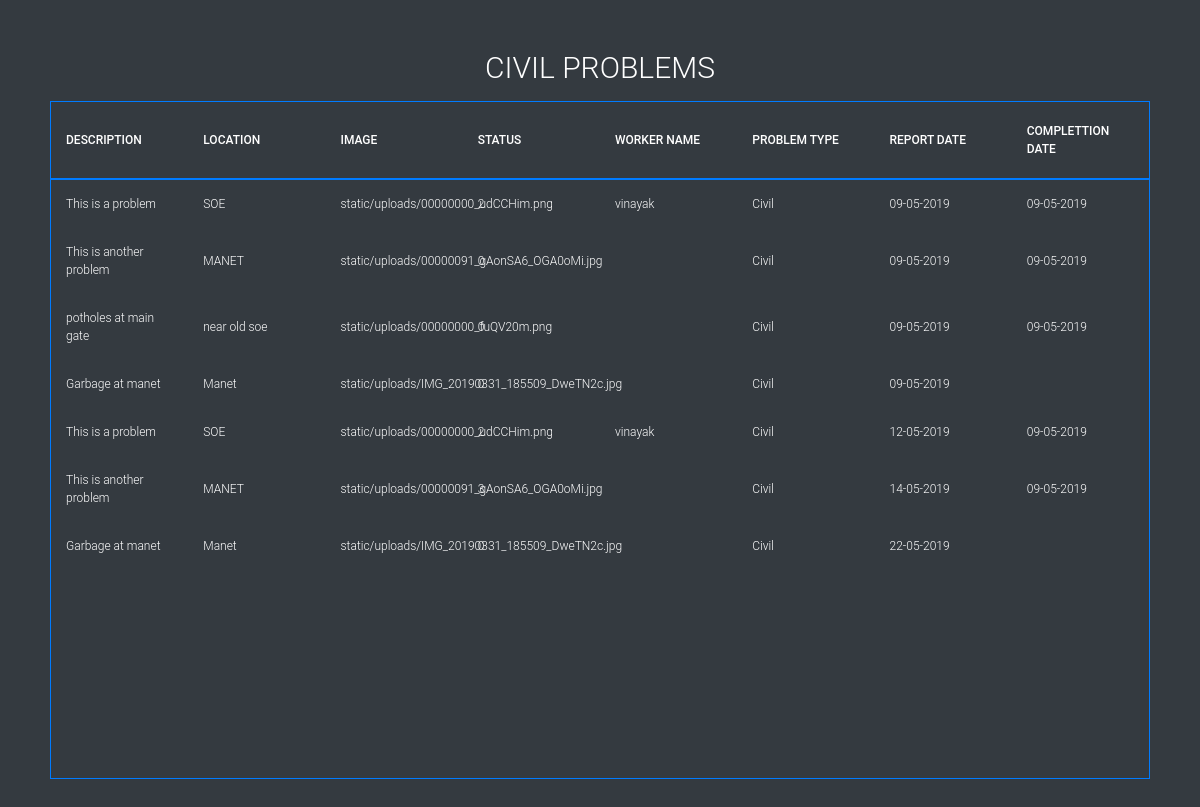
The app's page /civil_table/ with its own data.
### mini/models.py (models this page shows)
class ALL_PROBLEMS1(models.Model):
    problem_id = models.AutoField(primary_key=True)
    description = models.CharField(max_length=1000)
    location = models.CharField(max_length = 1000)
    image=models.ImageField(upload_to='static/uploads/')
    status=models.CharField(max_length=100)
    worker_name = models.CharField(max_length=100)
    problem_type = models.CharField(max_length=20)
    report_date = models.CharField(max_length=100)
    completion_date = models.CharField(max_length=100)

### mini/views.py (the view)
# urls.py: path('civil_table/',views.civil_table,name="civil_table"),
def civil_table(request):
    context={}
    temp=ALL_PROBLEMS1.objects.filter(problem_type="Civil")
    context["civil_data"]=temp
    return render(request,"civil_table.html",context)

### templates/civil_table.html (shortened to what this page needs)
{% load static from staticfiles %}
<!DOCTYPE html>
<html >
<head>
  <link rel="stylesheet" href="https://cdnjs.cloudflare.com/ajax/libs/meyer-reset/2.0/reset.min.css">
<link rel="stylesheet" href="https://stackpath.bootstrapcdn.com/bootstrap/4.3.1/css/bootstrap.min.css">
      <link rel="stylesheet" href="{% static 'css/style.css' %}">
</head>
<body class="bg-dark">
  <section>
  <h1>civil Problems</h1>
  <div class="tbl-header border border-primary">
    <table cellpadding="0" cellspacing="0" border="0" >
      <thead>
        <tr>
          <th>Description</th>
          <th>Location</th>
          <th>Image</th>
          <th>Status</th>
          <th>Worker Name</th>
          <th>Problem Type</th>
          <th>Report Date</th>
          <th>Complettion Date</th>
        </tr>
      </thead>
    </table>
  </div>
  <div class="tbl-content border border-primary">
    <table cellpadding="0" cellspacing="0" border="0">
      <tbody>
          {% for i in civil_data %}
        <tr>
          <td>{{i.description}}</td>
          <td>{{i.location}}</td>
          <td>{{i.image}}</td>
          <td>{{i.status}}</td>
          <td>{{i.worker_name}}</td>
          <td>{{i.problem_type}}</td>
          <td>{{i.report_date}}</td>
          <td>{{i.completion_date}}</td>
        </tr>
        {% endfor %}
      </tbody>
    </table>
  </div>
</section>
</body>
</html>

### static/css/style.css (style rules this page uses)
h1 { font-size: 30px; color: #fff; text-transform: uppercase; font-weight: 300; text-align: center; margin-bottom: 15px; }
table { width:100%; table-layout: fixed; }
.tbl-content { height:600px; overflow-x:auto; margin-top: 0px; }
th { padding: 20px 15px; text-align: left; font-weight: 500; font-size: 12px; color: #fff; text-transform: uppercase; }
td { padding: 15px; text-align: left; vertical-align:middle; font-weight: 300; font-size: 12px; color: #fff; }
body { background: black; font-family: 'Roboto', sans-serif; }
section { margin: 50px; }

### records on screen
ALL_PROBLEMS1: description "This is a problem", location "SOE", image "static/uploads/00000000_udCCHim.png", status "2", worker_name "vinayak", problem_type "Civil", report_date "09-05-2019", completion_date "09-05-2019"
ALL_PROBLEMS1: description "This is another problem", location "MANET", image "static/uploads/00000091_gAonSA6_OGA0oMi.jpg", status "0", problem_type "Civil", report_date "09-05-2019", completion_date "09-05-2019"
ALL_PROBLEMS1: description "potholes at main gate", location "near old soe", image "static/uploads/00000000_fuQV20m.png", status "0", problem_type "Civil", report_date "09-05-2019", completion_date "09-05-2019"
ALL_PROBLEMS1: description "Garbage at manet", location "Manet", image "static/uploads/IMG_20190331_185509_DweTN2c.jpg", status "0", problem_type "Civil", report_date "09-05-2019"
ALL_PROBLEMS1: description "This is a problem", location "SOE", image "static/uploads/00000000_udCCHim.png", status "2", worker_name "vinayak", problem_type "Civil", report_date "12-05-2019", completion_date "09-05-2019"
ALL_PROBLEMS1: description "This is another problem", location "MANET", image "static/uploads/00000091_gAonSA6_OGA0oMi.jpg", status "3", problem_type "Civil", report_date "14-05-2019", completion_date "09-05-2019"
ALL_PROBLEMS1: description "Garbage at manet", location "Manet", image "static/uploads/IMG_20190331_185509_DweTN2c.jpg", status "0", problem_type "Civil", report_date "22-05-2019"
